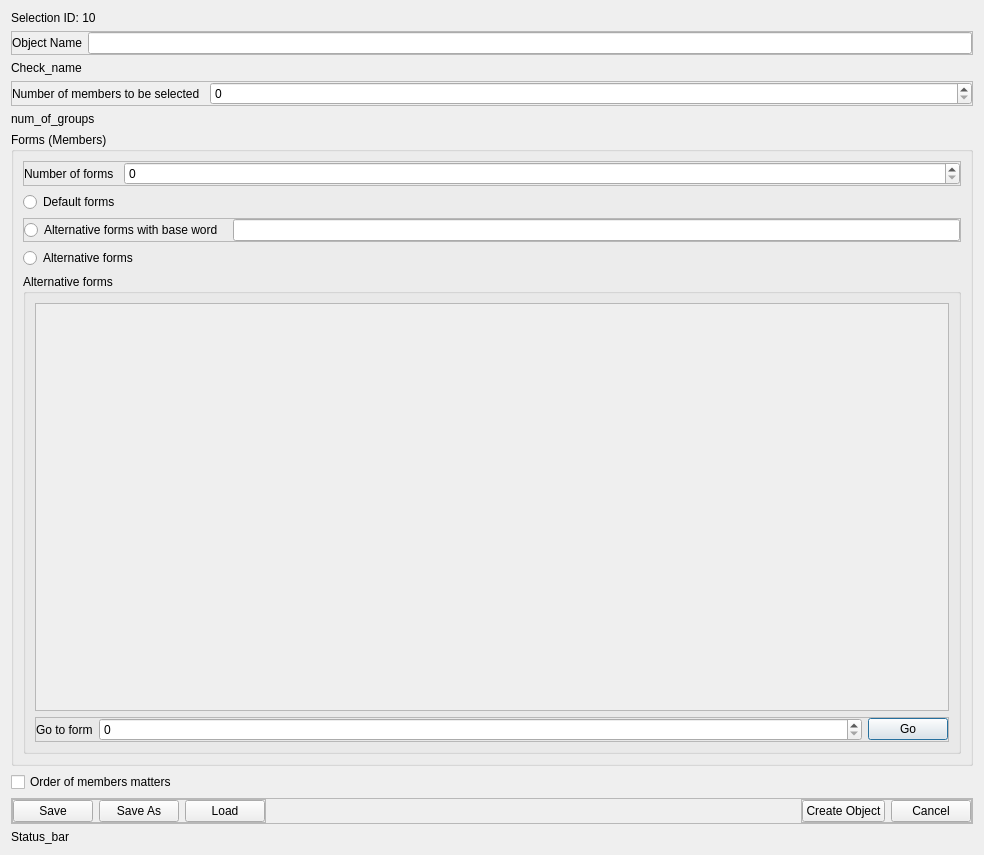
<?xml version="1.0" encoding="UTF-8"?>
<ui version="4.0">
 <class>Dialog</class>
 <widget class="QDialog" name="Dialog">
  <property name="geometry">
   <rect>
    <x>0</x>
    <y>0</y>
    <width>984</width>
    <height>855</height>
   </rect>
  </property>
  <property name="windowTitle">
   <string>Dialog</string>
  </property>
  <layout class="QVBoxLayout" name="verticalLayout">
   <item>
    <widget class="QLabel" name="label_14">
     <property name="sizePolicy">
      <sizepolicy hsizetype="Fixed" vsizetype="Fixed">
       <horstretch>0</horstretch>
       <verstretch>0</verstretch>
      </sizepolicy>
     </property>
     <property name="text">
      <string>Selection ID: 10</string>
     </property>
    </widget>
   </item>
   <item>
    <widget class="QFrame" name="frame">
     <property name="sizePolicy">
      <sizepolicy hsizetype="Expanding" vsizetype="Fixed">
       <horstretch>0</horstretch>
       <verstretch>0</verstretch>
      </sizepolicy>
     </property>
     <property name="frameShape">
      <enum>QFrame::Shape::StyledPanel</enum>
     </property>
     <property name="frameShadow">
      <enum>QFrame::Shadow::Raised</enum>
     </property>
     <layout class="QHBoxLayout" name="horizontalLayout">
      <property name="leftMargin">
       <number>0</number>
      </property>
      <property name="topMargin">
       <number>0</number>
      </property>
      <property name="rightMargin">
       <number>0</number>
      </property>
      <property name="bottomMargin">
       <number>0</number>
      </property>
      <item>
       <widget class="QLabel" name="label">
        <property name="text">
         <string>Object Name</string>
        </property>
       </widget>
      </item>
      <item>
       <widget class="QLineEdit" name="lineEdit"/>
      </item>
     </layout>
    </widget>
   </item>
   <item>
    <widget class="QLabel" name="label_2">
     <property name="sizePolicy">
      <sizepolicy hsizetype="Preferred" vsizetype="Preferred">
       <horstretch>0</horstretch>
       <verstretch>0</verstretch>
      </sizepolicy>
     </property>
     <property name="text">
      <string>Check_name</string>
     </property>
    </widget>
   </item>
   <item>
    <widget class="QFrame" name="frame_9">
     <property name="sizePolicy">
      <sizepolicy hsizetype="Expanding" vsizetype="Fixed">
       <horstretch>0</horstretch>
       <verstretch>0</verstretch>
      </sizepolicy>
     </property>
     <property name="frameShape">
      <enum>QFrame::Shape::StyledPanel</enum>
     </property>
     <property name="frameShadow">
      <enum>QFrame::Shadow::Raised</enum>
     </property>
     <layout class="QHBoxLayout" name="horizontalLayout_8">
      <property name="spacing">
       <number>10</number>
      </property>
      <property name="leftMargin">
       <number>0</number>
      </property>
      <property name="topMargin">
       <number>0</number>
      </property>
      <property name="rightMargin">
       <number>0</number>
      </property>
      <property name="bottomMargin">
       <number>0</number>
      </property>
      <item>
       <widget class="QLabel" name="label_6">
        <property name="sizePolicy">
         <sizepolicy hsizetype="Maximum" vsizetype="Preferred">
          <horstretch>0</horstretch>
          <verstretch>0</verstretch>
         </sizepolicy>
        </property>
        <property name="text">
         <string>Number of members to be selected</string>
        </property>
       </widget>
      </item>
      <item>
       <widget class="QSpinBox" name="spin_box_2"/>
      </item>
     </layout>
    </widget>
   </item>
   <item>
    <widget class="QLabel" name="label_8">
     <property name="text">
      <string>num_of_groups</string>
     </property>
    </widget>
   </item>
   <item>
    <widget class="QGroupBox" name="groupBox_2">
     <property name="sizePolicy">
      <sizepolicy hsizetype="Expanding" vsizetype="Expanding">
       <horstretch>0</horstretch>
       <verstretch>0</verstretch>
      </sizepolicy>
     </property>
     <property name="title">
      <string>Forms (Members)</string>
     </property>
     <layout class="QVBoxLayout" name="verticalLayout_4">
      <item>
       <widget class="QFrame" name="frame_7">
        <property name="sizePolicy">
         <sizepolicy hsizetype="Expanding" vsizetype="Fixed">
          <horstretch>0</horstretch>
          <verstretch>0</verstretch>
         </sizepolicy>
        </property>
        <property name="frameShape">
         <enum>QFrame::Shape::StyledPanel</enum>
        </property>
        <property name="frameShadow">
         <enum>QFrame::Shadow::Raised</enum>
        </property>
        <layout class="QHBoxLayout" name="horizontalLayout_6">
         <property name="spacing">
          <number>10</number>
         </property>
         <property name="leftMargin">
          <number>0</number>
         </property>
         <property name="topMargin">
          <number>0</number>
         </property>
         <property name="rightMargin">
          <number>0</number>
         </property>
         <property name="bottomMargin">
          <number>0</number>
         </property>
         <item>
          <widget class="QLabel" name="label_4">
           <property name="sizePolicy">
            <sizepolicy hsizetype="Maximum" vsizetype="Preferred">
             <horstretch>0</horstretch>
             <verstretch>0</verstretch>
            </sizepolicy>
           </property>
           <property name="text">
            <string>Number of forms</string>
           </property>
          </widget>
         </item>
         <item>
          <widget class="QSpinBox" name="spin_box"/>
         </item>
        </layout>
       </widget>
      </item>
      <item>
       <widget class="QRadioButton" name="radioButton_4">
        <property name="text">
         <string>Default forms</string>
        </property>
       </widget>
      </item>
      <item>
       <widget class="QFrame" name="frame_8">
        <property name="frameShape">
         <enum>QFrame::Shape::StyledPanel</enum>
        </property>
        <property name="frameShadow">
         <enum>QFrame::Shadow::Raised</enum>
        </property>
        <layout class="QHBoxLayout" name="horizontalLayout_5">
         <property name="spacing">
          <number>10</number>
         </property>
         <property name="leftMargin">
          <number>0</number>
         </property>
         <property name="topMargin">
          <number>0</number>
         </property>
         <property name="rightMargin">
          <number>0</number>
         </property>
         <property name="bottomMargin">
          <number>0</number>
         </property>
         <item>
          <widget class="QRadioButton" name="radioButton_5">
           <property name="text">
            <string>Alternative forms with base word</string>
           </property>
          </widget>
         </item>
         <item>
          <widget class="QLineEdit" name="lineEdit_2"/>
         </item>
        </layout>
       </widget>
      </item>
      <item>
       <widget class="QRadioButton" name="radioButton_6">
        <property name="text">
         <string>Alternative forms</string>
        </property>
       </widget>
      </item>
      <item>
       <widget class="QGroupBox" name="groupBox_4">
        <property name="sizePolicy">
         <sizepolicy hsizetype="Expanding" vsizetype="Expanding">
          <horstretch>0</horstretch>
          <verstretch>0</verstretch>
         </sizepolicy>
        </property>
        <property name="title">
         <string>Alternative forms</string>
        </property>
        <layout class="QVBoxLayout" name="verticalLayout_7">
         <item>
          <widget class="QScrollArea" name="scrollArea">
           <property name="horizontalScrollBarPolicy">
            <enum>Qt::ScrollBarPolicy::ScrollBarAlwaysOff</enum>
           </property>
           <property name="widgetResizable">
            <bool>true</bool>
           </property>
           <widget class="QWidget" name="widget">
            <property name="geometry">
             <rect>
              <x>0</x>
              <y>0</y>
              <width>924</width>
              <height>407</height>
             </rect>
            </property>
            <property name="sizePolicy">
             <sizepolicy hsizetype="Expanding" vsizetype="Expanding">
              <horstretch>0</horstretch>
              <verstretch>0</verstretch>
             </sizepolicy>
            </property>
            <layout class="QVBoxLayout" name="verticalLayout_8">
             <property name="spacing">
              <number>3</number>
             </property>
             <property name="leftMargin">
              <number>2</number>
             </property>
             <property name="topMargin">
              <number>2</number>
             </property>
             <property name="rightMargin">
              <number>2</number>
             </property>
             <property name="bottomMargin">
              <number>2</number>
             </property>
            </layout>
           </widget>
          </widget>
         </item>
         <item>
          <widget class="QFrame" name="frame_13">
           <property name="frameShape">
            <enum>QFrame::Shape::StyledPanel</enum>
           </property>
           <property name="frameShadow">
            <enum>QFrame::Shadow::Raised</enum>
           </property>
           <layout class="QHBoxLayout" name="horizontalLayout_12" stretch="0,7,0">
            <property name="leftMargin">
             <number>0</number>
            </property>
            <property name="topMargin">
             <number>0</number>
            </property>
            <property name="rightMargin">
             <number>0</number>
            </property>
            <property name="bottomMargin">
             <number>0</number>
            </property>
            <item>
             <widget class="QLabel" name="label_3">
              <property name="text">
               <string>Go to form</string>
              </property>
             </widget>
            </item>
            <item>
             <widget class="QSpinBox" name="spinBox"/>
            </item>
            <item>
             <widget class="QPushButton" name="pushButton_3">
              <property name="text">
               <string>Go</string>
              </property>
             </widget>
            </item>
           </layout>
          </widget>
         </item>
        </layout>
       </widget>
      </item>
     </layout>
    </widget>
   </item>
   <item>
    <widget class="QCheckBox" name="checkBox">
     <property name="text">
      <string>Order of members matters</string>
     </property>
    </widget>
   </item>
   <item>
    <widget class="QFrame" name="frame_2">
     <property name="frameShape">
      <enum>QFrame::Shape::StyledPanel</enum>
     </property>
     <property name="frameShadow">
      <enum>QFrame::Shadow::Raised</enum>
     </property>
     <layout class="QHBoxLayout" name="horizontalLayout_2">
      <property name="leftMargin">
       <number>0</number>
      </property>
      <property name="topMargin">
       <number>0</number>
      </property>
      <property name="rightMargin">
       <number>0</number>
      </property>
      <property name="bottomMargin">
       <number>0</number>
      </property>
      <item alignment="Qt::AlignmentFlag::AlignLeft">
       <widget class="QFrame" name="frame_3">
        <property name="frameShape">
         <enum>QFrame::Shape::StyledPanel</enum>
        </property>
        <property name="frameShadow">
         <enum>QFrame::Shadow::Raised</enum>
        </property>
        <layout class="QHBoxLayout" name="horizontalLayout_3">
         <property name="leftMargin">
          <number>0</number>
         </property>
         <property name="topMargin">
          <number>0</number>
         </property>
         <property name="rightMargin">
          <number>0</number>
         </property>
         <property name="bottomMargin">
          <number>0</number>
         </property>
         <item>
          <widget class="QPushButton" name="pushButton_4">
           <property name="text">
            <string>Save</string>
           </property>
          </widget>
         </item>
         <item>
          <widget class="QPushButton" name="pushButton_5">
           <property name="text">
            <string>Save As</string>
           </property>
          </widget>
         </item>
         <item>
          <widget class="QPushButton" name="pushButton_6">
           <property name="text">
            <string>Load</string>
           </property>
          </widget>
         </item>
        </layout>
       </widget>
      </item>
      <item alignment="Qt::AlignmentFlag::AlignRight">
       <widget class="QFrame" name="frame_4">
        <property name="frameShape">
         <enum>QFrame::Shape::StyledPanel</enum>
        </property>
        <property name="frameShadow">
         <enum>QFrame::Shadow::Raised</enum>
        </property>
        <layout class="QHBoxLayout" name="horizontalLayout_4" stretch="1,1">
         <property name="leftMargin">
          <number>0</number>
         </property>
         <property name="topMargin">
          <number>0</number>
         </property>
         <property name="rightMargin">
          <number>0</number>
         </property>
         <property name="bottomMargin">
          <number>0</number>
         </property>
         <item>
          <widget class="QPushButton" name="pushButton">
           <property name="text">
            <string>Create Object</string>
           </property>
          </widget>
         </item>
         <item>
          <widget class="QPushButton" name="pushButton_2">
           <property name="text">
            <string>Cancel</string>
           </property>
          </widget>
         </item>
        </layout>
       </widget>
      </item>
     </layout>
    </widget>
   </item>
   <item>
    <widget class="QLabel" name="label_7">
     <property name="text">
      <string>Status_bar</string>
     </property>
    </widget>
   </item>
  </layout>
 </widget>
 <resources/>
 <connections/>
</ui>
